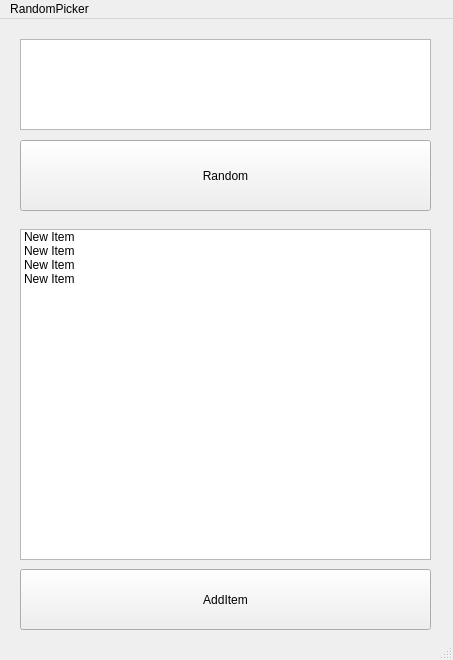
<?xml version="1.0" encoding="UTF-8"?>
<ui version="4.0">
 <class>MainWindow</class>
 <widget class="QMainWindow" name="MainWindow">
  <property name="geometry">
   <rect>
    <x>0</x>
    <y>0</y>
    <width>453</width>
    <height>660</height>
   </rect>
  </property>
  <property name="windowTitle">
   <string>MainWindow</string>
  </property>
  <widget class="QWidget" name="centralwidget">
   <widget class="randomListWidget" name="radnomListWidget">
    <property name="geometry">
     <rect>
      <x>20</x>
      <y>210</y>
      <width>411</width>
      <height>331</height>
     </rect>
    </property>
    <item>
     <property name="text">
      <string>New Item</string>
     </property>
     <property name="flags">
      <set>ItemIsSelectable|ItemIsEditable|ItemIsDragEnabled|ItemIsUserCheckable|ItemIsEnabled</set>
     </property>
    </item>
    <item>
     <property name="text">
      <string>New Item</string>
     </property>
    </item>
    <item>
     <property name="text">
      <string>New Item</string>
     </property>
    </item>
    <item>
     <property name="text">
      <string>New Item</string>
     </property>
    </item>
   </widget>
   <widget class="QPushButton" name="ranButton">
    <property name="geometry">
     <rect>
      <x>20</x>
      <y>121</y>
      <width>411</width>
      <height>71</height>
     </rect>
    </property>
    <property name="text">
     <string>Random</string>
    </property>
   </widget>
   <widget class="QTextBrowser" name="textBrowser">
    <property name="geometry">
     <rect>
      <x>20</x>
      <y>20</y>
      <width>411</width>
      <height>91</height>
     </rect>
    </property>
   </widget>
   <widget class="QPushButton" name="addButton">
    <property name="geometry">
     <rect>
      <x>20</x>
      <y>550</y>
      <width>411</width>
      <height>61</height>
     </rect>
    </property>
    <property name="text">
     <string>AddItem</string>
    </property>
   </widget>
  </widget>
  <widget class="QMenuBar" name="menubar">
   <property name="geometry">
    <rect>
     <x>0</x>
     <y>0</y>
     <width>453</width>
     <height>19</height>
    </rect>
   </property>
   <widget class="QMenu" name="menuRandomPicker">
    <property name="title">
     <string>RandomPicker</string>
    </property>
   </widget>
   <addaction name="menuRandomPicker"/>
  </widget>
  <widget class="QStatusBar" name="statusbar"/>
 </widget>
 <customwidgets>
  <customwidget>
   <class>randomListWidget</class>
   <extends>QListWidget</extends>
   <header location="global">randomlistwidget.h</header>
  </customwidget>
 </customwidgets>
 <resources/>
 <connections/>
</ui>
